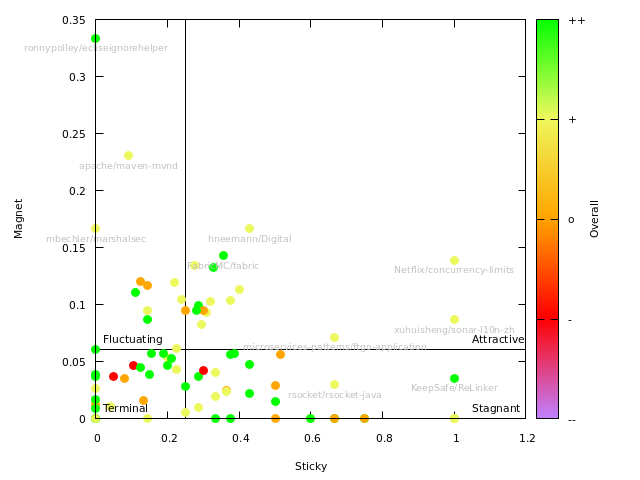

Here is the gnuplot script that generated this plot:
# Set terminal type and output file
#reset

# DISABLE WITH MULTI
#set terminal pngcairo
#set output 'overall.png'

# Define the color palette
# Hier aangenomen dat 1 overeenkomt met rood en 5 met groen, pas dit aan indien nodig
set palette defined (1 'purple', 2 'red', 3 'orange', 4 '#edf75e', 5 'green')

# Define the mapping from quality string to numerical value
kwaliteit_mapping(s) = (s eq "++") ? 5 : (s eq "+") ? 4 : (s eq "o") ? 3 : (s eq "-") ? 2 : 1

# Define the style of the data
set style data points

# Set the x and y range (adjust these values based on your data)
#set autoscale
set xrange [0:1.2]
set yrange [0:0.35]

# Handmatig instellen van de kleurenbereik (color box range)
set cbrange [1:5]
set cbtics ("--" 1, "-" 2, "o" 3, "+" 4, "++" 5)

# Set point type to square and size
set pointsize 1.3


# extra lijn op de mediaan vertiaal (sticky)
set arrow from 0.25, 0 to 0.25, 0.35 nohead lc rgb "black" back # verticaal
set arrow from 0, 0.061 to 1.2, 0.061 nohead lc rgb "black" back # horizontaal

set label "Terminal" at 0.02, 0.01 font ",8" front
set label "Stagnant" at 1.05, 0.01 font ",8" front
set label "Fluctuating" at 0.02, 0.07 font ",8" front
set label "Attractive" at 1.05, 0.07 font ",8" front

set xlabel "Sticky" font ",8"
set ylabel "Magnet" font ",8"

set xtics font ",8"
set ytics font ",8"

# legenda
set cblabel "Overall" font ",8"  # Zet de lettergrootte voor de legenda
set cbtics font ",8"


# Plot the data
# Gebruik kolom 4 voor de kleurwaarden

set title data_title font "Helvetica,16"

plot data_file using 1:2::3 with points palette pointtype 7 notitle, \
     '' using 1:2:9 with labels offset char 0,-0.5 font ",7" textcolor rgb "grey" notitle

unset label

#set output






#mediaan magnet: 0,06107291
#mediaan sticky: 0,25
